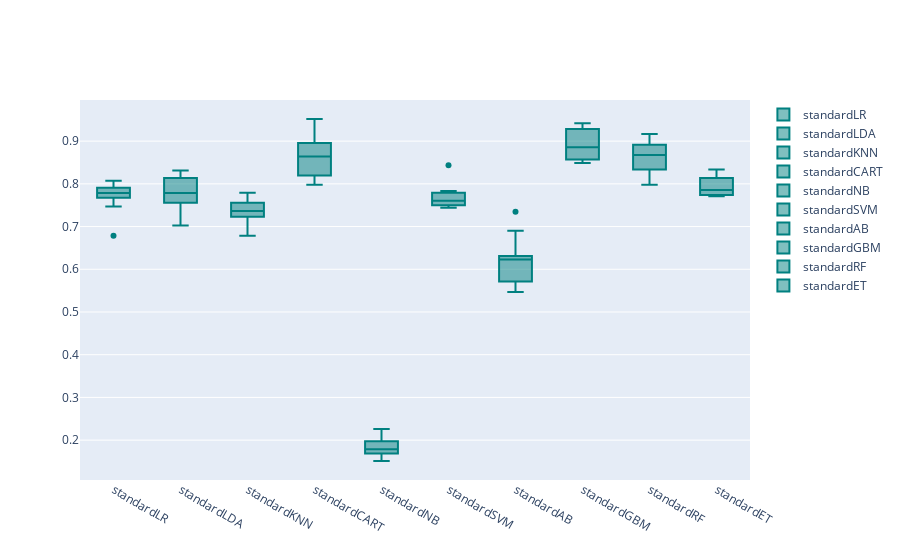

This figure's notebook cell:
### Code cell
models = GetScaledModel('standard')
names,results = BasedLine2(X_train, Y_train,models)
PlotBoxR().PlotResult(names,results)
scaledScoreStandard = ScoreDataFrame(names,results)
compareModels = pd.concat([basedLineScore,
                           scaledScoreStandard], axis=1)
compareModels

### Figure 1 — Plotly figure (JSON) as saved in the notebook; plotly's stock layout.template omitted (floating-point values rounded to 4 significant figures)
{"data": [{"marker": {"color": "rgb(0, 128, 128)"}, "name": "standardLR", "type": "box", "y": [0.7674, 0.7907, 0.6786, 0.7738, 0.7857, 0.7738, 0.7831, 0.8072, 0.7952, 0.747]}, {"marker": {"color": "rgb(0, 128, 128)"}, "name": "standardLDA", "type": "box", "y": [0.814, 0.7558, 0.7024, 0.8095, 0.7857, 0.8214, 0.7711, 0.8313, 0.747, 0.7711]}, {"marker": {"color": "rgb(0, 128, 128)"}, "name": "standardKNN", "type": "box", "y": [0.7791, 0.7558, 0.6786, 0.7619, 0.7262, 0.7024, 0.7229, 0.7229, 0.747, 0.747]}, {"marker": {"color": "rgb(0, 128, 128)"}, "name": "standardCART", "type": "box", "y": [0.8953, 0.8488, 0.7976, 0.8929, 0.7976, 0.8214, 0.8795, 0.9518, 0.8193, 0.9157]}, {"marker": {"color": "rgb(0, 128, 128)"}, "name": "standardNB", "type": "box", "y": [0.1512, 0.1977, 0.1786, 0.2262, 0.1786, 0.1667, 0.2048, 0.1687, 0.1807, 0.1687]}, {"marker": {"color": "rgb(0, 128, 128)"}, "name": "standardSVM", "type": "box", "y": [0.7791, 0.7442, 0.75, 0.75, 0.7738, 0.75, 0.7831, 0.8434, 0.7711, 0.747]}, {"marker": {"color": "rgb(0, 128, 128)"}, "name": "standardAB", "type": "box", "y": [0.5465, 0.5698, 0.5714, 0.6905, 0.619, 0.631, 0.5904, 0.6265, 0.6265, 0.7349]}, {"marker": {"color": "rgb(0, 128, 128)"}, "name": "standardGBM", "type": "box", "y": [0.9419, 0.8488, 0.8571, 0.9286, 0.8571, 0.9048, 0.8795, 0.9398, 0.8795, 0.8916]}, {"marker": {"color": "rgb(0, 128, 128)"}, "name": "standardRF", "type": "box", "y": [0.907, 0.8023, 0.8571, 0.9167, 0.7976, 0.8333, 0.8916, 0.8675, 0.8675, 0.8795]}, {"marker": {"color": "rgb(0, 128, 128)"}, "name": "standardET", "type": "box", "y": [0.7791, 0.814, 0.7857, 0.8333, 0.7738, 0.7857, 0.7711, 0.8193, 0.7711, 0.7952]}], "layout": {}}
